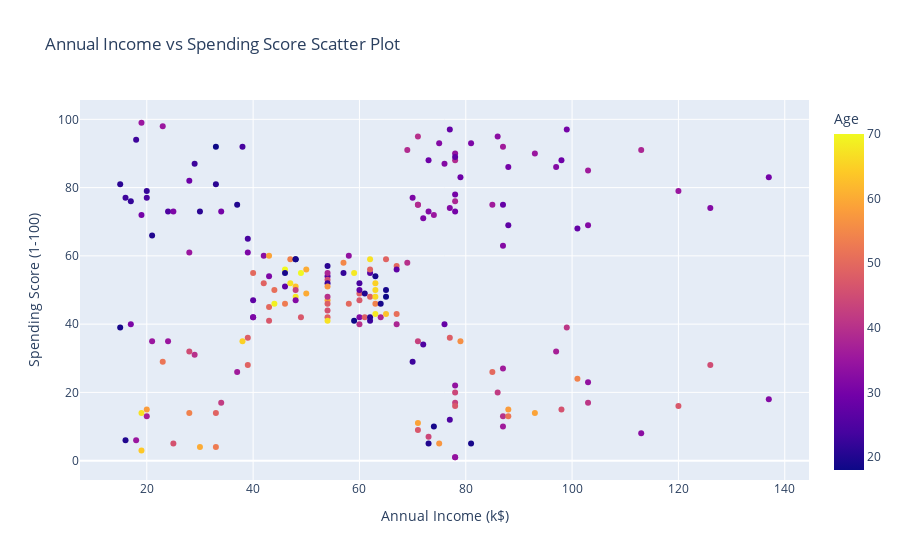

The notebook cell this image was saved under:
### Markdown cell above
From the above graph, we can see that the data is slightly skewed and there are no outliers.

### Code cell
# Scatterplot between Annual Income and Spending Score
fig6 = px.scatter(Customers, x='Annual Income (k$)',y='Spending Score (1-100)',color='Age',title= 'Annual Income vs Spending Score Scatter Plot')
fig6.show()

#sns.scatterplot(data = Customers, x = "Annual Income (k$)", y = "Spending Score (1-100)", hue = "Gender")

### Figure 1 — Plotly figure (JSON) as saved in the notebook; plotly's stock layout.template omitted (floating-point values rounded to 4 significant figures; data arrays with more than 128 entries replaced by an {"elided": "..."} marker saying what was removed)
{"data": [{"hovertemplate": "Annual Income (k$)=%{x}<br>Spending Score (1-100)=%{y}<br>Age=%{marker.color}<extra></extra>", "legendgroup": "", "marker": {"color": {"elided": "200 int values"}, "coloraxis": "coloraxis", "symbol": "circle"}, "mode": "markers", "name": "", "orientation": "v", "showlegend": false, "type": "scatter", "x": {"elided": "200 int values"}, "xaxis": "x", "y": {"elided": "200 int values"}, "yaxis": "y"}], "layout": {"coloraxis": {"colorbar": {"title": {"text": "Age"}}, "colorscale": [[0, "#0d0887"], [0.1111, "#46039f"], [0.2222, "#7201a8"], [0.3333, "#9c179e"], [0.4444, "#bd3786"], [0.5556, "#d8576b"], [0.6667, "#ed7953"], [0.7778, "#fb9f3a"], [0.8889, "#fdca26"], [1, "#f0f921"]]}, "legend": {"tracegroupgap": 0}, "title": {"text": "Annual Income vs Spending Score Scatter Plot"}, "xaxis": {"anchor": "y", "domain": [0, 1], "title": {"text": "Annual Income (k$)"}}, "yaxis": {"anchor": "x", "domain": [0, 1], "title": {"text": "Spending Score (1-100)"}}}}
